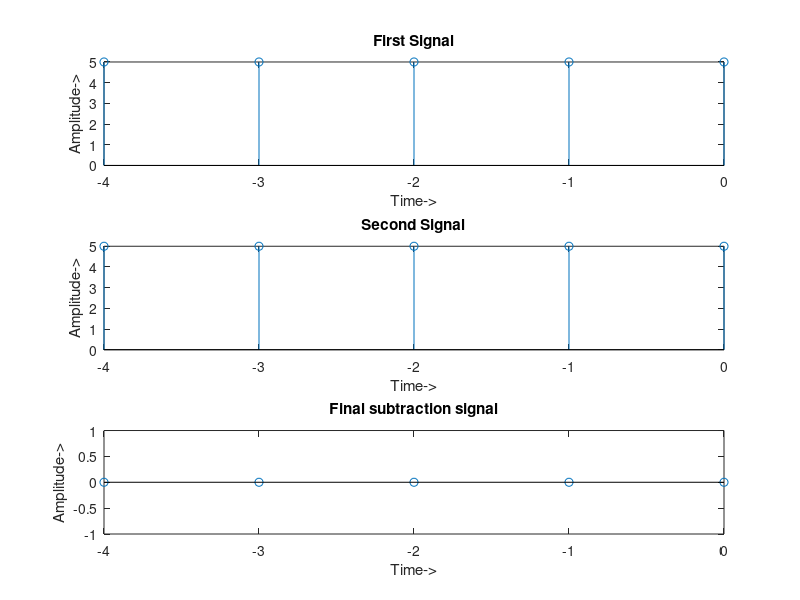

Reproduce this figure in MATLAB.
clear all;
close all;
clc;
%input signal 1
n1=input('Enter the element number of first signal: ');
for i=1:1:n1
y1(i)=input('Data Element: ');
end

m1=input('Enter the position of zero index: ');

p1=1-m1;%for create begin index signal 1
q1=p1;  %q1 hold the begin index signal 1
for i=1:1:n1
x1(i)=p1; %x1(i) hold the all index sequentially
p1=p1+1;
end
subplot(3,1,1);
stem(x1,y1);
xlabel('Time->');
ylabel('Amplitude->');
title('First Signal');
%input signal 2
n2=input('Enter the element number of second signal: ');
for i=1:1:n2
y2(i)=input('Data Element: ');
end
m2=input('Enter the position of zero index: ');
p2=1-m2; %for create begin index signal 2
q2=p2;   %q2 hold the begin index signal 2
for i=1:1:n2
x2(i)=p2; %x2(i) hold the all index sequentially
p2=p2+1;
end
subplot(3,1,2);
stem(x2,y2);
xlabel('Time->');
ylabel('Amplitude->');
title('Second Signal');
if q1<q2
    q3=q1; %q3 hold the lowest index
elseif q2<q1
    q3=q2; %q3 hold the lowest index
else
    q3=q1;
end
p1=p1-1; %for correct value of p1
p2=p2-1; %for correct value of p2
if p1>p2
    p3=p1; %p3 hold the maximum index
elseif p2>p1
p3=p2; %p3 hold the maximum index
else 
    p3=p1;
end
j=1;%y2 has at least one value 
k=1;%y1 has at least one value 
 for i=1:1:n1+n2-1  
     if (q3==p3+1)%if maximam index in left ,impossible
         break;     
     elseif ((q1==q2) && (k<=n1 && j<=n2))
        x3(i)=q3; %x3(i) hold the lowest index of the final signal
        y3(i)=y1(k)-y2(j); %y3(i) hold the final result of subtraction
        q3=q3+1;
        j=j+1;
        k=k+1;
        q1=q1+1;
        q2=q2+1; 
        
      elseif ((q1==q2) && (k<=n1 && j>=n2))%if 2nd signal has 1 value
        x3(i)=q3;
        y3(i)=y1(k);
        q3=q3+1;
        k=k+1;
        q1=q1+1;
        
      elseif ((q1==q2) && (k>=n1 && j<=n2))%if 1st signal has 1 value
        x3(i)=q3;
        y3(i)=-y2(j);
        q3=q3+1;
        j=j+1;
        q2=q2+1;
        
      elseif ((q1<q2)&&(k>=n1)) %if 1st signal has 1 value
        x3(i)=q3;
        y3(i)=-y2(j);
        q3=q3+1;
        j=j+1;
        q2=q2+1;
        
      elseif (q1<q2) 
        x3(i)=q3;
        y3(i)=y1(k);
        q3=q3+1;
        k=k+1;
        q1=q1+1;
            
      elseif  ((q2<q1) && (j>=n2))%if 2nd signal has 1 value
        x3(i)=q3;
        y3(i)=y1(k);
        q3=q3+1;
        k=k+1;
        q1=q1+1;
           
      elseif  (q2<q1)
        x3(i)=q3;
        y3(i)=-y2(j);
        q3=q3+1;
        j=j+1;
        q2=q2+1;
        end
 end
subplot(3,1,3);
stem(x3,y3);
xlabel('Time->');
ylabel('Amplitude->');
title('Final subtraction signal');

